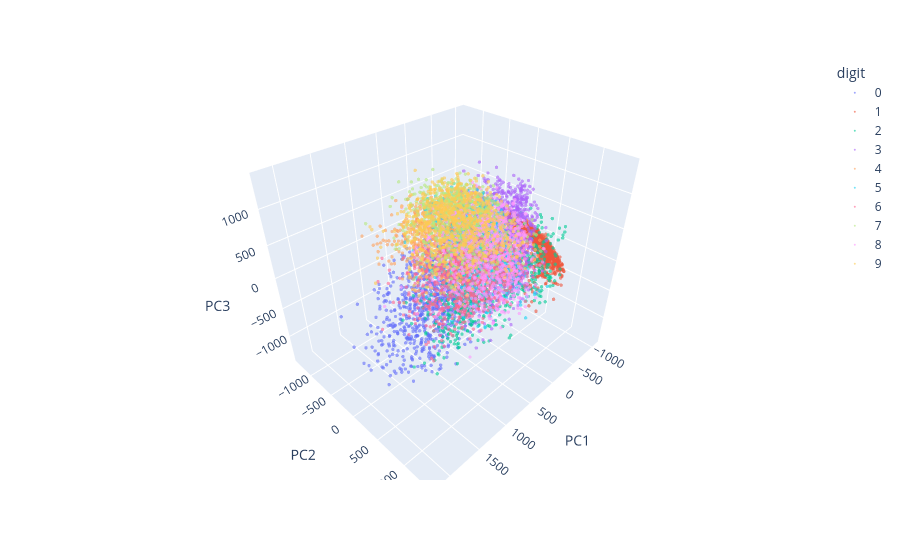

Notebook source saved alongside this figure:
### Code cell
fig = px.scatter_3d(df, x="PC1", y="PC2", z="PC3", color="digit", category_orders=order, opacity=0.6)
fig.update_traces(marker_size=2)
fig

### Figure 1 — Plotly figure (JSON) as saved in the notebook; plotly's stock layout.template omitted (floating-point values rounded to 4 significant figures; data arrays with more than 128 entries replaced by an {"elided": "..."} marker saying what was removed)
{"data": [{"hovertemplate": "digit=0<br>PC1=%{x}<br>PC2=%{y}<br>PC3=%{z}<extra></extra>", "legendgroup": "0", "marker": {"color": "#636efa", "opacity": 0.6, "size": 2, "symbol": "circle"}, "mode": "markers", "name": "0", "scene": "scene", "showlegend": true, "type": "scatter3d", "x": {"elided": "872 float values"}, "y": {"elided": "872 float values"}, "z": {"elided": "872 float values"}}, {"hovertemplate": "digit=1<br>PC1=%{x}<br>PC2=%{y}<br>PC3=%{z}<extra></extra>", "legendgroup": "1", "marker": {"color": "#EF553B", "opacity": 0.6, "size": 2, "symbol": "circle"}, "mode": "markers", "name": "1", "scene": "scene", "showlegend": true, "type": "scatter3d", "x": {"elided": "967 float values"}, "y": {"elided": "967 float values"}, "z": {"elided": "967 float values"}}, {"hovertemplate": "digit=2<br>PC1=%{x}<br>PC2=%{y}<br>PC3=%{z}<extra></extra>", "legendgroup": "2", "marker": {"color": "#00cc96", "opacity": 0.6, "size": 2, "symbol": "circle"}, "mode": "markers", "name": "2", "scene": "scene", "showlegend": true, "type": "scatter3d", "x": {"elided": "787 float values"}, "y": {"elided": "787 float values"}, "z": {"elided": "787 float values"}}, {"hovertemplate": "digit=3<br>PC1=%{x}<br>PC2=%{y}<br>PC3=%{z}<extra></extra>", "legendgroup": "3", "marker": {"color": "#ab63fa", "opacity": 0.6, "size": 2, "symbol": "circle"}, "mode": "markers", "name": "3", "scene": "scene", "showlegend": true, "type": "scatter3d", "x": {"elided": "884 float values"}, "y": {"elided": "884 float values"}, "z": {"elided": "884 float values"}}, {"hovertemplate": "digit=4<br>PC1=%{x}<br>PC2=%{y}<br>PC3=%{z}<extra></extra>", "legendgroup": "4", "marker": {"color": "#FFA15A", "opacity": 0.6, "size": 2, "symbol": "circle"}, "mode": "markers", "name": "4", "scene": "scene", "showlegend": true, "type": "scatter3d", "x": {"elided": "842 float values"}, "y": {"elided": "842 float values"}, "z": {"elided": "842 float values"}}, {"hovertemplate": "digit=5<br>PC1=%{x}<br>PC2=%{y}<br>PC3=%{z}<extra></extra>", "legendgroup": "5", "marker": {"color": "#19d3f3", "opacity": 0.6, "size": 2, "symbol": "circle"}, "mode": "markers", "name": "5", "scene": "scene", "showlegend": true, "type": "scatter3d", "x": {"elided": "735 float values"}, "y": {"elided": "735 float values"}, "z": {"elided": "735 float values"}}, {"hovertemplate": "digit=6<br>PC1=%{x}<br>PC2=%{y}<br>PC3=%{z}<extra></extra>", "legendgroup": "6", "marker": {"color": "#FF6692", "opacity": 0.6, "size": 2, "symbol": "circle"}, "mode": "markers", "name": "6", "scene": "scene", "showlegend": true, "type": "scatter3d", "x": {"elided": "820 float values"}, "y": {"elided": "820 float values"}, "z": {"elided": "820 float values"}}, {"hovertemplate": "digit=7<br>PC1=%{x}<br>PC2=%{y}<br>PC3=%{z}<extra></extra>", "legendgroup": "7", "marker": {"color": "#B6E880", "opacity": 0.6, "size": 2, "symbol": "circle"}, "mode": "markers", "name": "7", "scene": "scene", "showlegend": true, "type": "scatter3d", "x": {"elided": "858 float values"}, "y": {"elided": "858 float values"}, "z": {"elided": "858 float values"}}, {"hovertemplate": "digit=8<br>PC1=%{x}<br>PC2=%{y}<br>PC3=%{z}<extra></extra>", "legendgroup": "8", "marker": {"color": "#FF97FF", "opacity": 0.6, "size": 2, "symbol": "circle"}, "mode": "markers", "name": "8", "scene": "scene", "showlegend": true, "type": "scatter3d", "x": {"elided": "809 float values"}, "y": {"elided": "809 float values"}, "z": {"elided": "809 float values"}}, {"hovertemplate": "digit=9<br>PC1=%{x}<br>PC2=%{y}<br>PC3=%{z}<extra></extra>", "legendgroup": "9", "marker": {"color": "#FECB52", "opacity": 0.6, "size": 2, "symbol": "circle"}, "mode": "markers", "name": "9", "scene": "scene", "showlegend": true, "type": "scatter3d", "x": {"elided": "826 float values"}, "y": {"elided": "826 float values"}, "z": {"elided": "826 float values"}}], "layout": {"legend": {"title": {"text": "digit"}, "tracegroupgap": 0}, "margin": {"t": 60}, "scene": {"domain": {"x": [0.0, 1.0], "y": [0.0, 1.0]}, "xaxis": {"title": {"text": "PC1"}}, "yaxis": {"title": {"text": "PC2"}}, "zaxis": {"title": {"text": "PC3"}}}}}
